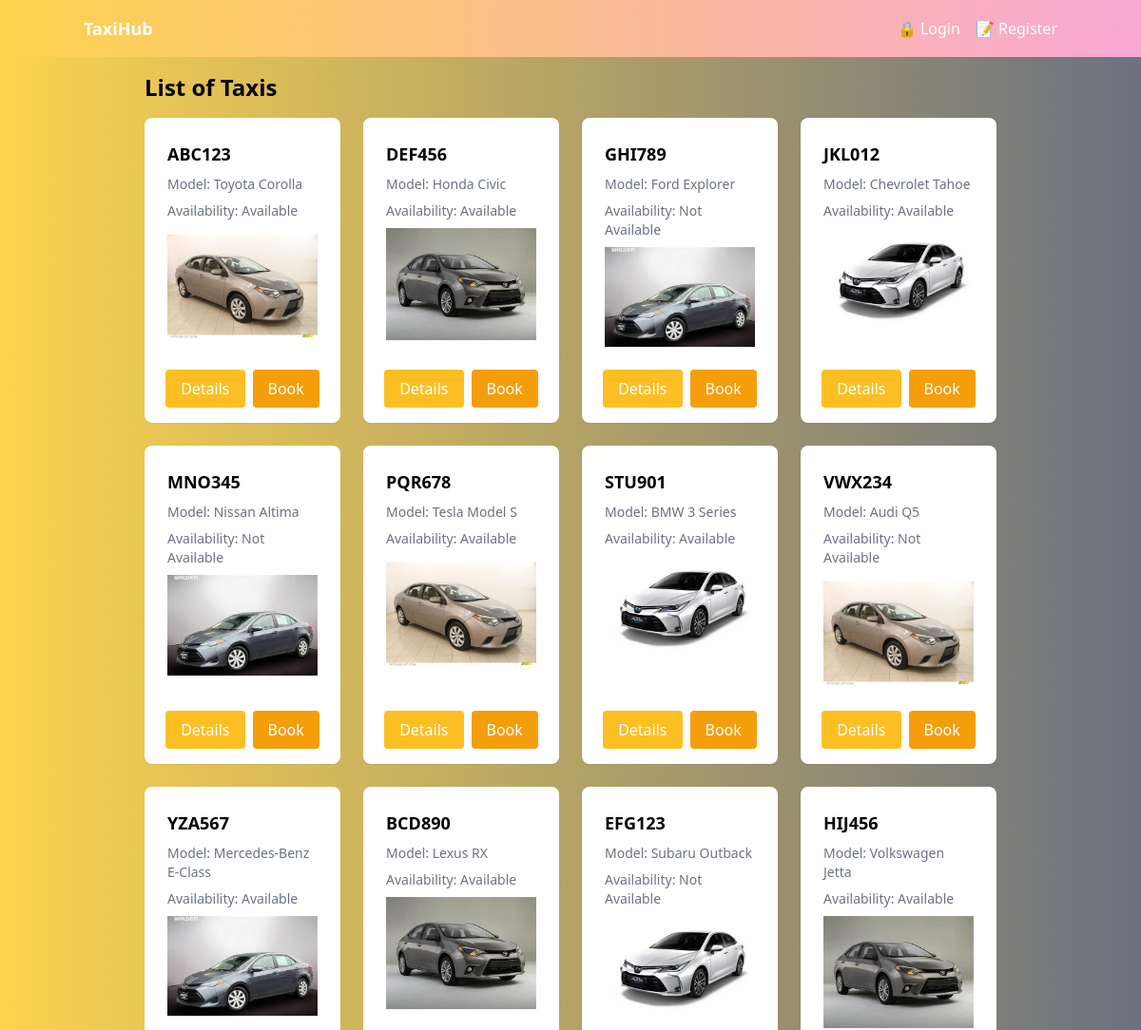
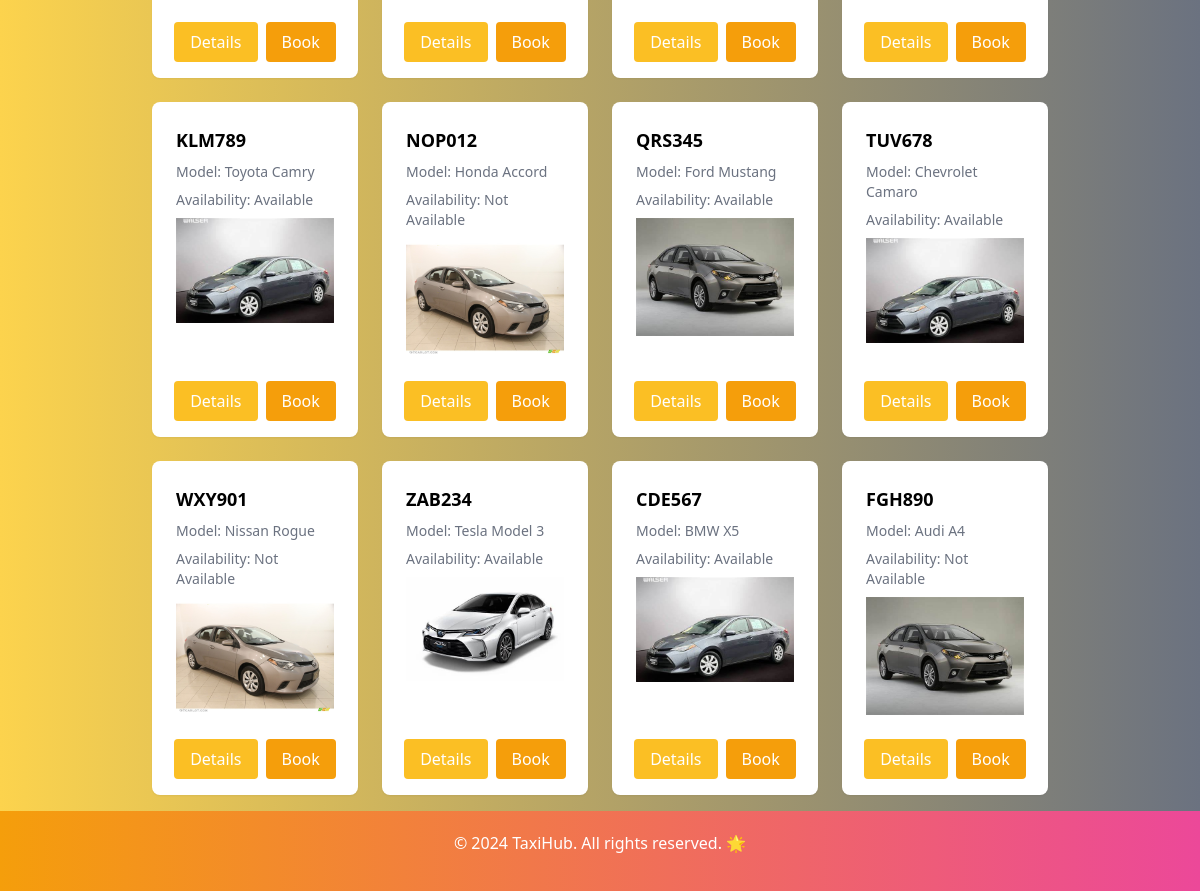
Page /list/ on the committed database (2 pictures, top to bottom).
### taxis/models.py (models this page shows, shortened)
class Taxi(models.Model):
    plate_number = models.CharField(max_length=20, unique=True)
    model = models.CharField(max_length=100)
    is_available = models.BooleanField(default=True)
    image = models.ImageField(upload_to='taxi_images', null=True, blank=True)

### taxis/views.py (the view)
# urls.py: path('list/', views.taxi_list, name='taxi_list'),
def taxi_list(request):
    taxis = Taxi.objects.all()
    return render(request, 'taxis/taxi_list.html', {'taxis': taxis})

### templates/taxis/taxi_list.html (shortened to what this page needs)
{% extends 'base.html' %}
{% block content %}
<div class="max-w-4xl mx-auto">
    <h1 class="text-2xl font-bold mb-4">List of Taxis</h1>
    <ul class="grid grid-cols-1 gap-6 sm:grid-cols-2 md:grid-cols-3 lg:grid-cols-4">
        {% for taxi in taxis %}
        <li class="bg-white overflow-hidden shadow-sm rounded-lg">
            <div class="flex flex-col h-full">
                <div class="px-4 py-5 sm:p-6 flex-grow">
                    <h3 class="text-lg font-bold mb-2">{{ taxi.plate_number }}</h3>
                    <p class="text-sm text-gray-500 mb-2">Model: {{ taxi.model }}</p>
                    <p class="text-sm text-gray-500 mb-2">Availability: {% if taxi.is_available %}Available{% else %}Not Available{% endif %}</p>
                    {% if taxi.image %}
                    <img src="{{ taxi.image.url }}" alt="{{ taxi.plate_number }}" class="w-full h-auto">
                    {% else %}
                    <p class="text-gray-500">No image available</p>
                    {% endif %}
                </div>
                <div class="flex justify-center space-x-2 pb-4">
                    <a href="{% url 'taxi_detail' taxi.id %}" class="inline-block px-4 py-2 bg-yellow-400 text-white rounded hover:bg-yellow-500 transition duration-300">Details</a>
                    <a href="{% url 'book_taxi' %}" class="inline-block px-4 py-2 bg-yellow-500 text-white rounded hover:bg-yellow-600 transition duration-300">Book</a>
                </div>
            </div>
        </li>
        {% empty %}
        <li class="text-gray-500">No taxis found.</li>
        {% endfor %}
    </ul>
</div>
{% endblock %}

### templates/base.html (shortened to what this page needs)
<!DOCTYPE html>
<html lang="en">
{% load static %}
<head>
    <link href="https://cdn.jsdelivr.net/npm/tailwindcss@2.2.16/dist/tailwind.min.css" rel="stylesheet">
</head>
<body class="bg-gradient-to-r from-yellow-300 to-gray-500">
    {% include "chunks/main_nav.html" %}
    <div class="container mx-auto p-4">
        {% block content %}{% endblock %}
    </div>
    {% include "chunks/footer.html" %}
</body>
</html>

### templates/chunks/main_nav.html (shortened to what this page needs)
<nav class="bg-gradient-to-r from-yellow-300 to-pink-300 p-4">
  <div class="container mx-auto flex justify-between items-center">
      <a href="{% url 'index' %}" class="text-white text-lg font-bold">TaxiHub</a>
      <ul class="flex space-x-4">
          {% if user.is_authenticated %}
          <div class="relative inline-block text-left">
              <div>
                  <div>
                      <button type="button" class="inline-flex w-full justify-center gap-x-1.5 rounded-md bg-white px-3 py-2 text-sm font-semibold text-gray-900 shadow-sm ring-1 ring-inset ring-gray-300 hover:bg-gray-50" id="menu-button" aria-expanded="true" aria-haspopup="true">
                          Menu
                          <svg class="-mr-1 h-5 w-5 text-gray-400" viewBox="0 0 24 24" fill="none" stroke="currentColor" aria-hidden="true">
                              <path stroke-linecap="round" stroke-linejoin="round" stroke-width="2" d="M4 6h16M4 12h16m-7 6h7"></path>
                          </svg>
                      </button>
                  </div>
              </div>
              <div class="absolute right-0 z-10 mt-2 w-56 origin-top-right rounded-md bg-white shadow-lg ring-1 ring-black ring-opacity-5 focus:outline-none hidden" role="menu" aria-orientation="vertical" aria-labelledby="menu-button" tabindex="-1">
                  <div class="py-1">
                      <a href="{% url 'index' %}" class="block px-4 py-2 text-sm text-gray-500 hover:text-gray-800" role="menuitem" tabindex="-1" id="menu-item-0">🏡 Home</a>
                      <a href="{% url 'taxi_list' %}" class="block px-4 py-2 text-sm text-gray-500 hover:text-gray-800" role="menuitem" tabindex="-1" id="menu-item-4">🚕 Taxis</a>
                      <a href="{% url 'book_taxi' %}" class="block px-4 py-2 text-sm text-gray-500 hover:text-gray-800" role="menuitem" tabindex="-1" id="menu-item-0">🚖 Book Taxi</a>
                      <a href="{% url 'view_bookings' %}" class="block px-4 py-2 text-sm text-gray-500 hover:text-gray-800" role="menuitem" tabindex="-1" id="menu-item-0">📋 My Bookings</a>
                      <a href="{% url 'profile' %}" class="block px-4 py-2 text-sm text-gray-500 hover:text-gray-800" role="menuitem" tabindex="-1" id="menu-item-2">👤 My Profile</a>
                      <a href="{% url 'password_change' %}" class="block px-4 py-2 text-sm text-gray-500 hover:text-gray-800" role="menuitem" tabindex="-1" id="menu-item-3">🔐 Change Password</a>
                      <a href="{% url 'logout' %}" class="block px-4 py-2 text-sm text-gray-500 hover:text-gray-800" role="menuitem" tabindex="-1" id="menu-item-7">🔓 Logout ({{ user.username }})</a>
                  </div>
              </div>
          </div>
          {% else %}
          <li><a href="{% url 'login' %}" class="text-white hover:text-gray-300 transition duration-300">🔒 Login</a></li>
          <li><a href="{% url 'register' %}" class="text-white hover:text-gray-300 transition duration-300">📝 Register</a></li>
          {% endif %}
      </ul>
  </div>
</nav>

### templates/chunks/footer.html
<footer class="bg-gradient-to-r from-yellow-500 to-pink-500 text-white text-center">
    <p>&copy; 2024 TaxiHub. All rights reserved. 🌟</p>
</footer>

### templates/base.html (style rules this page uses)
html { min-height: 100%; position: relative; }
body { margin: 0; padding-bottom: 80px; }
footer { position: absolute; bottom: 0; width: 100%; height: 80px; background-color: #333; color: white; text-align: center; padding: 20px; }

### rows in the picture
Taxi: plate_number "ABC123", model "Toyota Corolla", is_available "Available", image (picture)
Taxi: plate_number "DEF456", model "Honda Civic", is_available "Available", image (picture)
Taxi: plate_number "GHI789", model "Ford Explorer", is_available "Not Available", image (picture)
Taxi: plate_number "JKL012", model "Chevrolet Tahoe", is_available "Available", image (picture)
Taxi: plate_number "MNO345", model "Nissan Altima", is_available "Not Available", image (picture)
Taxi: plate_number "PQR678", model "Tesla Model S", is_available "Available", image (picture)
Taxi: plate_number "STU901", model "BMW 3 Series", is_available "Available", image (picture)
Taxi: plate_number "VWX234", model "Audi Q5", is_available "Not Available", image (picture)
Taxi: plate_number "YZA567", model "Mercedes-Benz E-Class", is_available "Available", image (picture)
Taxi: plate_number "BCD890", model "Lexus RX", is_available "Available", image (picture)
Taxi: plate_number "EFG123", model "Subaru Outback", is_available "Not Available", image (picture)
Taxi: plate_number "HIJ456", model "Volkswagen Jetta", is_available "Available", image (picture)
Taxi: plate_number "KLM789", model "Toyota Camry", is_available "Available", image (picture)
Taxi: plate_number "NOP012", model "Honda Accord", is_available "Not Available", image (picture)
Taxi: plate_number "QRS345", model "Ford Mustang", is_available "Available", image (picture)
Taxi: plate_number "TUV678", model "Chevrolet Camaro", is_available "Available", image (picture)
Taxi: plate_number "WXY901", model "Nissan Rogue", is_available "Not Available", image (picture)
Taxi: plate_number "ZAB234", model "Tesla Model 3", is_available "Available", image (picture)
Taxi: plate_number "CDE567", model "BMW X5", is_available "Available", image (picture)
Taxi: plate_number "FGH890", model "Audi A4", is_available "Not Available", image (picture)
